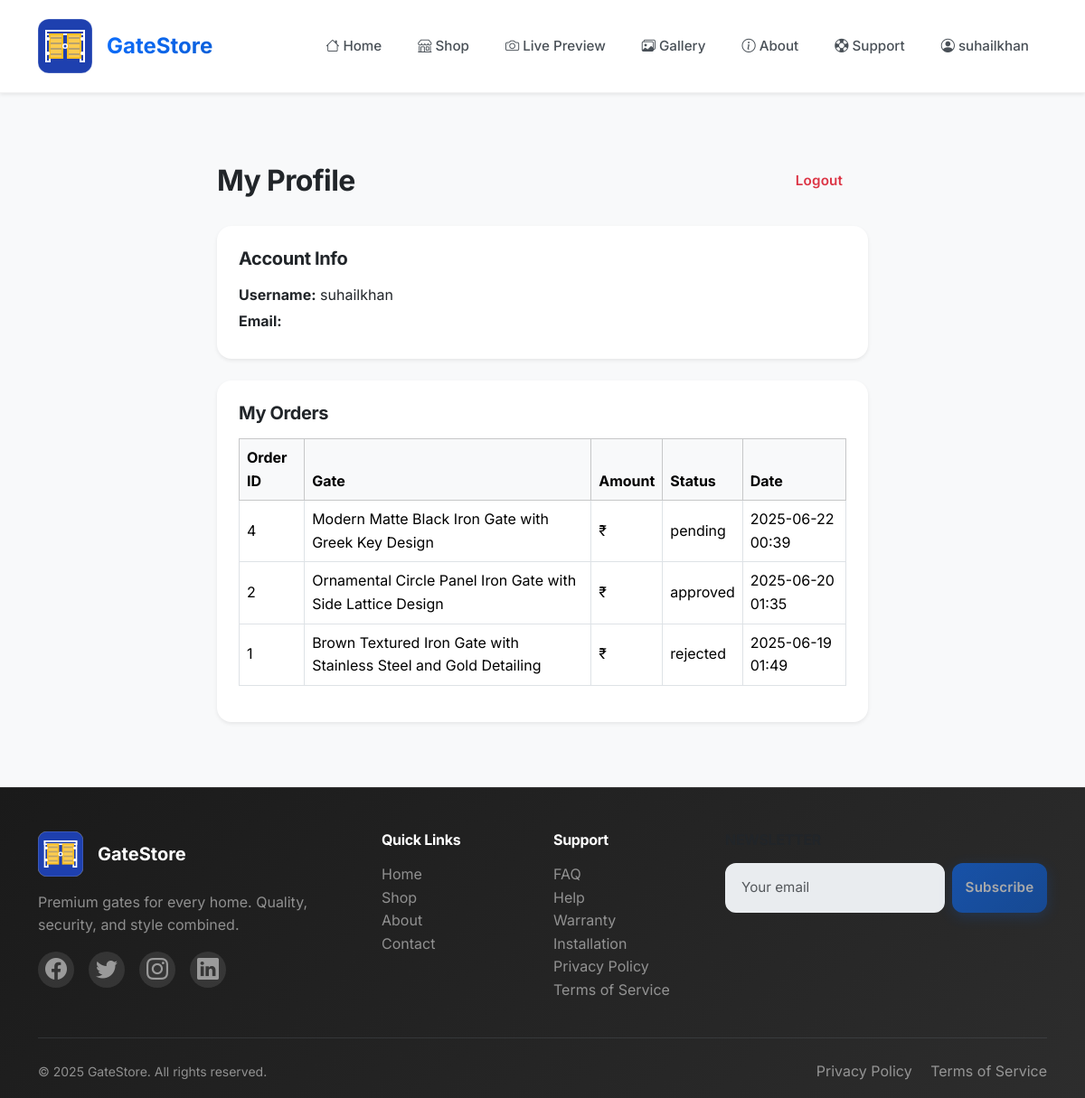
/accounts/profile/ (signed in), run on the app's committed database.
### gates/models.py (models this page shows, shortened)
class Order(models.Model):
    STATUS_CHOICES = [
        ("pending", "Pending Approval"),
        ("approved", "Approved"),
        ("completed", "Completed"),
        ("rejected", "Rejected"),
    ]
    user = models.ForeignKey(get_user_model(), on_delete=models.CASCADE)
    gate = models.ForeignKey(Gate, on_delete=models.CASCADE)
    weight_kg = models.PositiveIntegerField(help_text="Weight in Kg")
    total_price = models.DecimalField(max_digits=10, decimal_places=2)
    advance_paid = models.DecimalField(max_digits=10, decimal_places=2)
    payment_proof = models.FileField(upload_to="orders/payment_proofs/")
    status = models.CharField(max_length=20, choices=STATUS_CHOICES, default="pending")
    created_at = models.DateTimeField(auto_now_add=True)

class Gate(models.Model):
    MATERIAL_CHOICES = [
        ('iron', 'Iron'),
        ('steel', 'Steel'),
        ('wood', 'Wood'),
        ('aluminum', 'Aluminum'),
        ('other', 'Other'),
    ]
    name = models.CharField(max_length=100)
    material = models.CharField(max_length=20, choices=MATERIAL_CHOICES)
    dimensions = models.CharField(max_length=100, help_text='e.g. 6ft x 4ft')
    price = models.DecimalField(max_digits=10, decimal_places=2)
    image = models.ImageField(upload_to='gates/', help_text='Main/Featured image')
    description = models.TextField()
    slug = models.SlugField(unique=True, blank=True)
    def __str__(self):
        return self.name

### accounts/views.py (the view)
# urls.py: path('profile/', views.profile_view, name='profile'),
@login_required
def profile_view(request):
    orders = Order.objects.filter(user=request.user).order_by('-created_at')
    return render(request, 'accounts/profile.html', {'orders': orders})

### templates/accounts/profile.html (shortened to what this page needs)
{% extends 'base.html' %}
{% block content %}
<div class="container py-5">
  <div class="row justify-content-center">
    <div class="col-lg-8">
      <div class="d-flex justify-content-between align-items-center mb-4">
        <h2 class="fw-bold mb-0">My Profile</h2>
        <form action="{% url 'logout' %}" method="post" style="display:inline;">
          <button type="submit" class="btn btn-outline-danger">Logout</button>
        </form>
      </div>
      <div class="card mb-4 shadow-sm border-0 rounded-4">
        <div class="card-body">
          <h5 class="card-title mb-3">Account Info</h5>
          <p class="mb-1"><strong>Username:</strong> {{ user.username }}</p>
          <p class="mb-1"><strong>Email:</strong> {{ user.email }}</p>
        </div>
      </div>
      <div class="card shadow-sm border-0 rounded-4">
        <div class="card-body">
          <h5 class="card-title mb-3">My Orders</h5>
          {% if orders %}
            <div class="table-responsive">
              <table class="table table-bordered align-middle">
                <thead class="table-light">
                  <tr>
                    <th>Order ID</th>
                    <th>Gate</th>
                    <th>Amount</th>
                    <th>Status</th>
                    <th>Date</th>
                  </tr>
                </thead>
                <tbody>
                  {% for order in orders %}
                  <tr>
                    <td>{{ order.id }}</td>
                    <td>{{ order.gate }}</td>
                    <td>₹{{ order.amount }}</td>
                    <td>{{ order.status }}</td>
                    <td>{{ order.created_at|date:'Y-m-d H:i' }}</td>
                  </tr>
                  {% endfor %}
                </tbody>
              </table>
            </div>
          {% else %}
            <p class="text-muted">You have not placed any orders yet.</p>
          {% endif %}
        </div>
      </div>
    </div>
  </div>
</div>
{% endblock %}

### templates/base.html (shortened to what this page needs)
{% load static %}
<!DOCTYPE html>
<html lang="en">
<head>
    <link href="https://cdn.jsdelivr.net/npm/bootstrap@5.3.2/dist/css/bootstrap.min.css" rel="stylesheet">
    <link rel="stylesheet" href="https://cdn.jsdelivr.net/npm/bootstrap-icons@1.11.1/font/bootstrap-icons.css">
    <link rel="stylesheet" href="https://unpkg.com/aos@2.3.1/dist/aos.css" />
    <link rel="stylesheet" href="{% static 'css/styles.css' %}">
</head>
<body>
    <div class="container-fluid px-0">
        <nav class="navbar navbar-expand-lg navbar-light bg-white sticky-top shadow-sm animate-navbar">
            <div class="container">
                <a class="navbar-brand d-flex align-items-center" href="/">
                    <img src="{% static 'img/logo-large.svg' %}" alt="GateStore Logo" width="60" height="60" class="me-3">
                    <span class="fw-bold fs-4 text-gradient">GateStore</span>
                </a>
                <div class="collapse navbar-collapse" id="navbarNav">
                    <ul class="navbar-nav ms-auto mb-2 mb-lg-0">
                        <li class="nav-item">
                            <a class="nav-link" href="/" data-bs-toggle="tooltip" title="Home">
                                <i class="bi bi-house me-1"></i>Home
                            </a>
                        </li>
                        <li class="nav-item">
                            <a class="nav-link" href="/shop/" data-bs-toggle="tooltip" title="Shop Gates">
                                <i class="bi bi-shop me-1"></i>Shop
                            </a>
                        </li>
                        <li class="nav-item">
                            <a class="nav-link" href="/shop/preview/" data-bs-toggle="tooltip" title="Live Preview">
                                <i class="bi bi-camera me-1"></i>Live Preview
                            </a>
                        </li>
                        <li class="nav-item">
                            <a class="nav-link" href="/gallery/" data-bs-toggle="tooltip" title="Gallery">
                                <i class="bi bi-images me-1"></i>Gallery
                            </a>
                        </li>
                        <li class="nav-item">
                            <a class="nav-link" href="/about/" data-bs-toggle="tooltip" title="About Us">
                                <i class="bi bi-info-circle me-1"></i>About
                            </a>
                        </li>
                        <li class="nav-item dropdown">
                            <a class="nav-link dropdown-toggle" href="#" id="supportDropdown" role="button" data-bs-toggle="dropdown" aria-expanded="false">
                                <i class="bi bi-life-preserver me-1"></i>Support
                            </a>
                        </li>
                        {% if user.is_authenticated %}
                            <li class="nav-item dropdown">
                                <a class="nav-link dropdown-toggle d-flex align-items-center" href="#" id="navbarProfileDropdown" role="button" data-bs-toggle="dropdown" aria-expanded="false">
                                    <i class="bi bi-person-circle me-1"></i>{{ user.username }}
                                </a>
                            </li>
                        {% endif %}
                    </ul>
                </div>
            </div>
        </nav>
        <main class="container py-4">
            {% block content %}{% endblock %}
        </main>
        <footer class="footer bg-dark text-white pt-5 pb-3 mt-auto">
            <div class="container">
                <div class="row g-4 align-items-start">
                    <div class="col-lg-4 col-md-6 mb-4 mb-lg-0">
                        <div class="d-flex align-items-center mb-3">
                            <img src="{% static 'img/logo-large.svg' %}" alt="GateStore Logo" width="50" height="50" class="me-3">
                            <span class="fw-bold fs-5 text-white">GateStore</span>
                        </div>
                        <p class="mb-3 text-white-50">Premium gates for every home. Quality, security, and style combined.</p>
                        <div class="d-flex gap-3">
                            <a href="#" class="text-white-50 social-link" aria-label="Facebook"><i class="bi bi-facebook fs-4"></i></a>
                            <a href="#" class="text-white-50 social-link" aria-label="Twitter"><i class="bi bi-twitter fs-4"></i></a>
                            <a href="#" class="text-white-50 social-link" aria-label="Instagram"><i class="bi bi-instagram fs-4"></i></a>
                            <a href="#" class="text-white-50 social-link" aria-label="LinkedIn"><i class="bi bi-linkedin fs-4"></i></a>
                        </div>
                    </div>
                    <div class="col-lg-2 col-md-6 mb-4 mb-lg-0">
                        <h6 class="fw-bold mb-3 text-white">Quick Links</h6>
                        <ul class="list-unstyled">
                            <li><a href="/" class="text-white-50 text-decoration-none">Home</a></li>
                            <li><a href="/shop/" class="text-white-50 text-decoration-none">Shop</a></li>
                            <li><a href="/about/" class="text-white-50 text-decoration-none">About</a></li>
                            <li><a href="/contact/" class="text-white-50 text-decoration-none">Contact</a></li>
                        </ul>
                    </div>
                    <div class="col-lg-2 col-md-6 mb-4 mb-lg-0">
                        <h6 class="fw-bold mb-3 text-white">Support</h6>
                        <ul class="list-unstyled">
                            <li><a href="/faq/" class="text-white-50 text-decoration-none">FAQ</a></li>
                            <li><a href="/contact/" class="text-white-50 text-decoration-none">Help</a></li>
                            <li><a href="{% url 'warranty' %}" class="text-white-50 text-decoration-none">Warranty</a></li>
                            <li><a href="{% url 'installation' %}" class="text-white-50 text-decoration-none">Installation</a></li>
                            <li><a href="{% url 'privacy' %}" class="text-white-50 text-decoration-none">Privacy Policy</a></li>
                            <li><a href="{% url 'terms' %}" class="text-white-50 text-decoration-none">Terms of Service</a></li>
                        </ul>
                    </div>
                    <div class="col-lg-4 col-md-6 mb-4 mb-lg-0">
                        <h6 class="text-uppercase fw-bold mb-3">Newsletter</h6>
                        <form id="newsletterForm" class="d-flex gap-2" method="post">
                            <input type="email" class="form-control" placeholder="Your email" required disabled>
                            <button class="btn btn-primary" type="submit" disabled>Subscribe</button>
                        </form>
                    </div>
                </div>
                <hr class="my-4 border-secondary">
                <div class="row align-items-center">
                    <div class="col-md-6 text-center text-md-start mb-2 mb-md-0">
                        <small class="text-white-50">&copy; 2025 GateStore. All rights reserved.</small>
                    </div>
                    <div class="col-md-6 text-center text-md-end">
                        <a href="{% url 'privacy' %}" class="text-white-50 text-decoration-none me-3">Privacy Policy</a>
                        <a href="{% url 'terms' %}" class="text-white-50 text-decoration-none">Terms of Service</a>
                    </div>
                </div>
            </div>
        </footer>
    </div>
</body>
</html>

### data on the page
Order: id "4", gate "Modern Matte Black Iron Gate with Greek Key Design", status "pending", created_at "2025-06-22 00:39"
Order: id "2", gate "Ornamental Circle Panel Iron Gate with Side Lattice Design", status "approved", created_at "2025-06-20 01:35"
Order: id "1", gate "Brown Textured Iron Gate with Stainless Steel and Gold Detailing", status "rejected", created_at "2025-06-19 01:49"

### other printed values
{{ user.username }} "suhailkhan"
